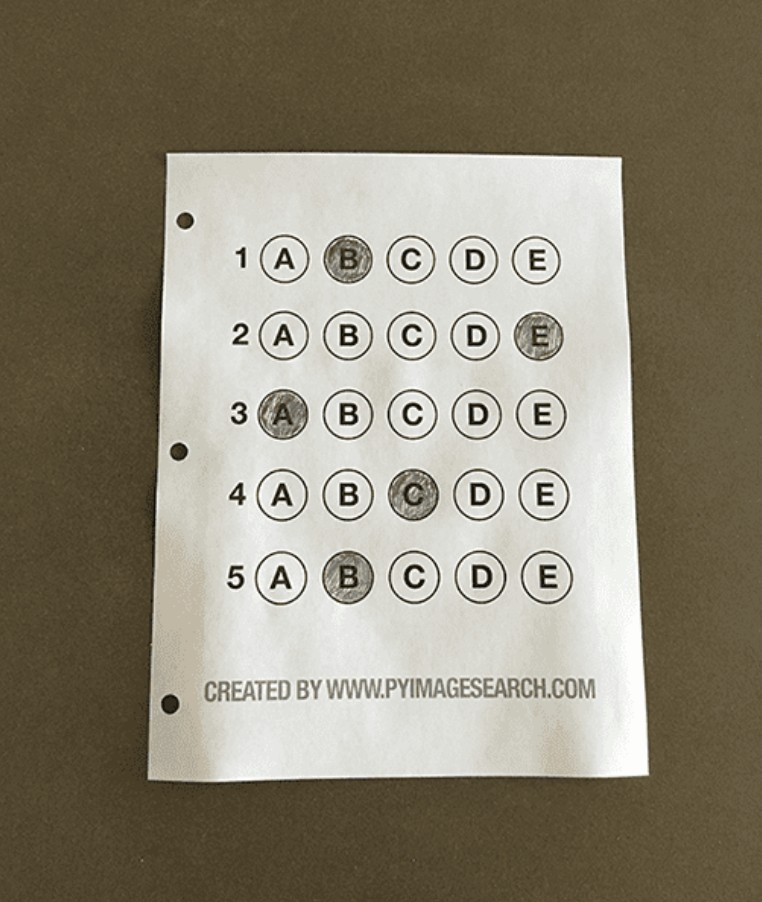
#> input picture baloncuk_test.jpg, 762 x 902 px, given in place of the camera
$ python odev_nesne_izi_surme-9k.py
#> lines starting #> are read from the running program, lines starting #| are printed output that depends on the picture; after the words box and inside, x2 and y2 are one past the last pixel; in counts of white or black regions, pixels touching at a corner belong together
import cv2
import numpy as np

cap=cv2.VideoCapture(0)

while True:
    _,frame=cap.read()
#> frame is the input picture: shape (902, 762, 3); mean B, G, R 116.2, 133.3, 140.2
    frame=cv2.flip(frame,1)
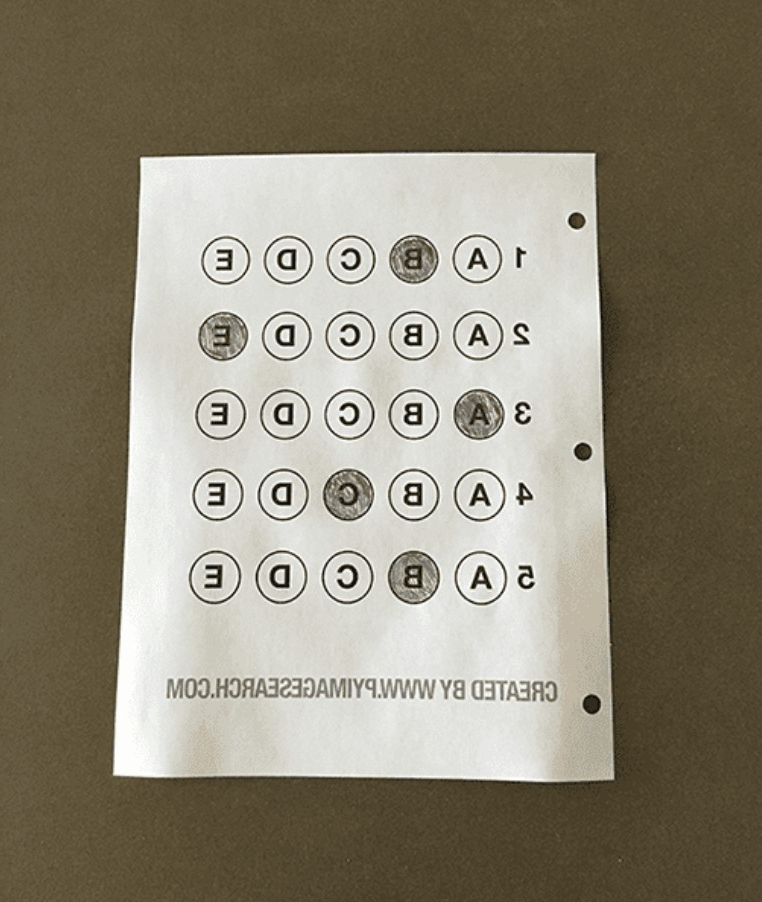
#> frame: shape (902, 762, 3); mean B, G, R 116.2, 133.3, 140.2
    hsv=cv2.cvtColor(frame,cv2.COLOR_BGR2HSV)
#> hsv: shape (902, 762, 3); mean H, S, V 24.3, 64.7, 140.4

    lower_black=np.array([0,0,0])
    upper_black=np.array([255,203,219]) #255,203,219 penbe rengi siliyor

    mask=cv2.inRange(hsv,lower_black,upper_black)
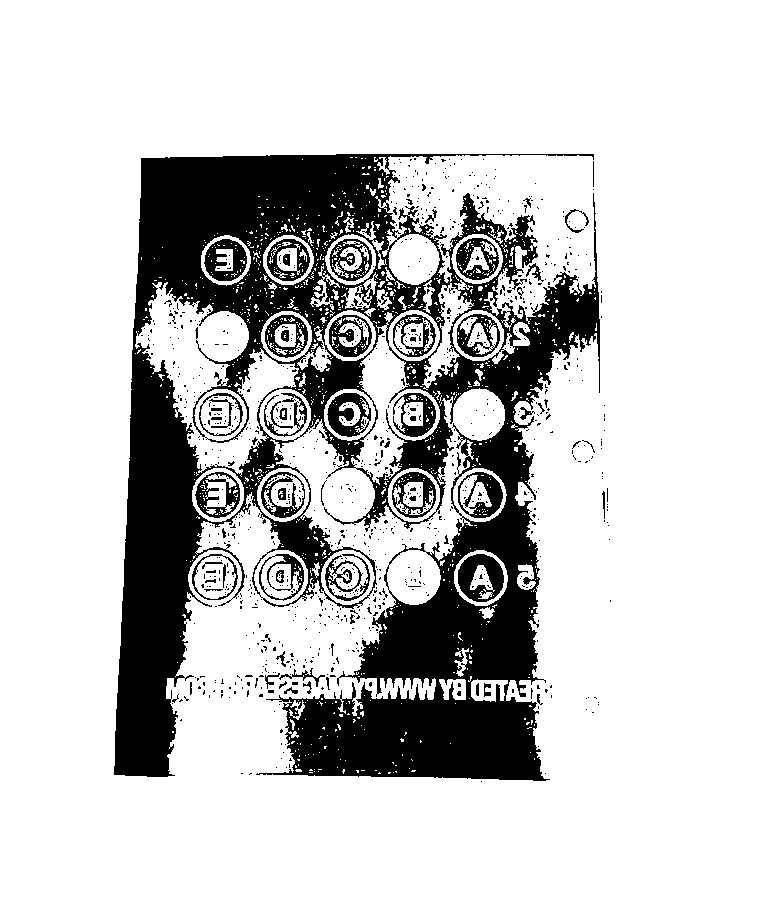
#> mask: shape (902, 762); 78.8% white; 1030 black regions (960 under 20 px), largest, box (x1, y1, x2, y2) and area: (114, 154, 600, 781) 124929, (458, 554, 504, 602) 1324, (327, 393, 371, 437) 1083
    res = cv2.bitwise_and(frame,frame,mask=mask)
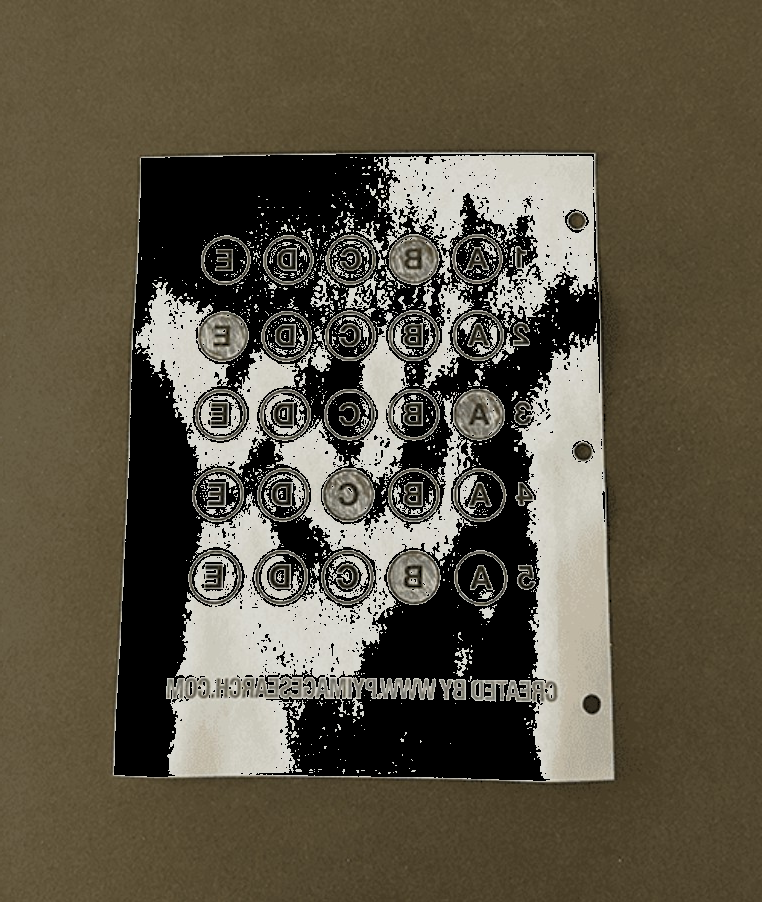
#> res: shape (902, 762, 3); mean B, G, R 69, 85, 91.9

    cv2.imshow("frame",frame)
    cv2.imshow("mask",mask)
    cv2.imshow("result",res)

    if cv2.waitKey(5) & 0xFF==ord("q"):
#> (key q is pressed here)
        break


cap.release()
cv2.destroyAllWindows()

$ run again, on 1.1 aircraft-2.jpg.jpg
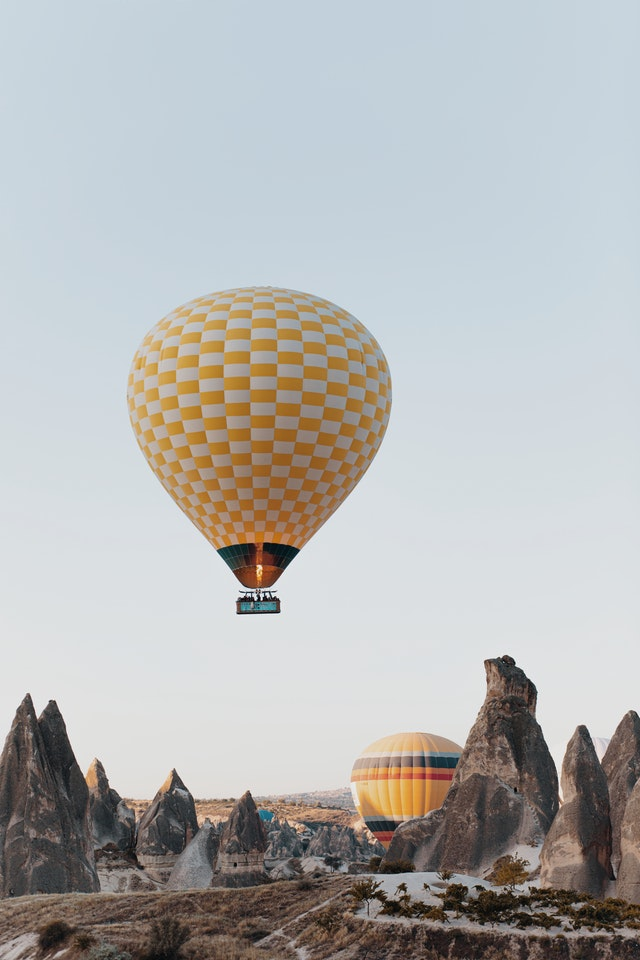
#> input picture 1.1 aircraft-2.jpg.jpg, 640 x 960 px, given in place of the camera
#> frame is the input picture: shape (960, 640, 3); mean B, G, R 179.6, 180.6, 180.1
#> hsv: shape (960, 640, 3); mean H, S, V 75.4, 33.1, 190.3
#> `mask=cv2.inRange(hsv,lower_black,upper_black)`:
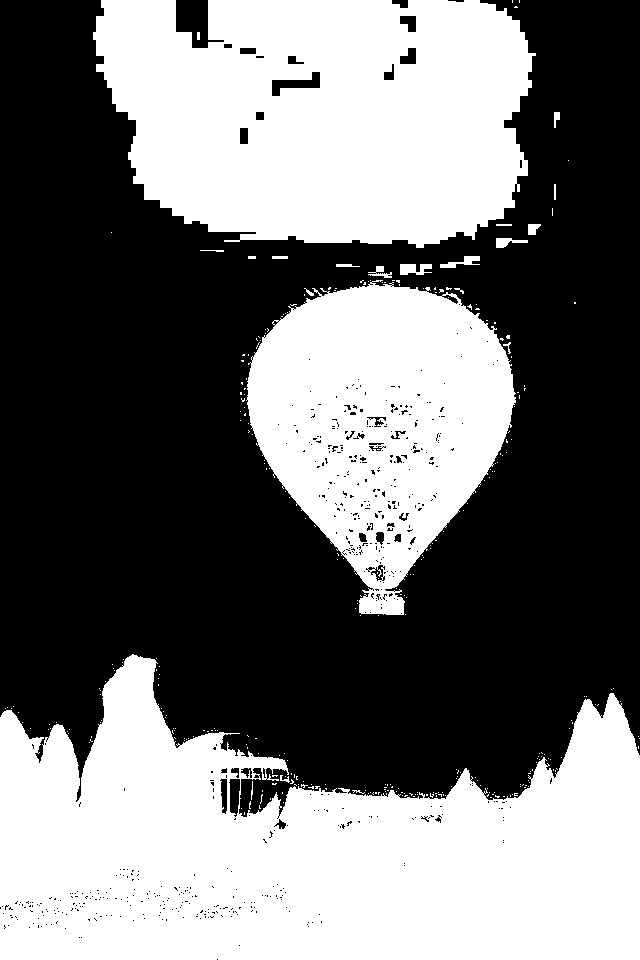
#> mask: shape (960, 640); 45.3% white; 322 white regions (300 under 20 px), largest, box (x1, y1, x2, y2) and area: (0, 654, 640, 960) 129981, (93, 0, 536, 248) 90128, (246, 280, 516, 615) 56297
#> `res = cv2.bitwise_and(frame,frame,mask=mask)`:
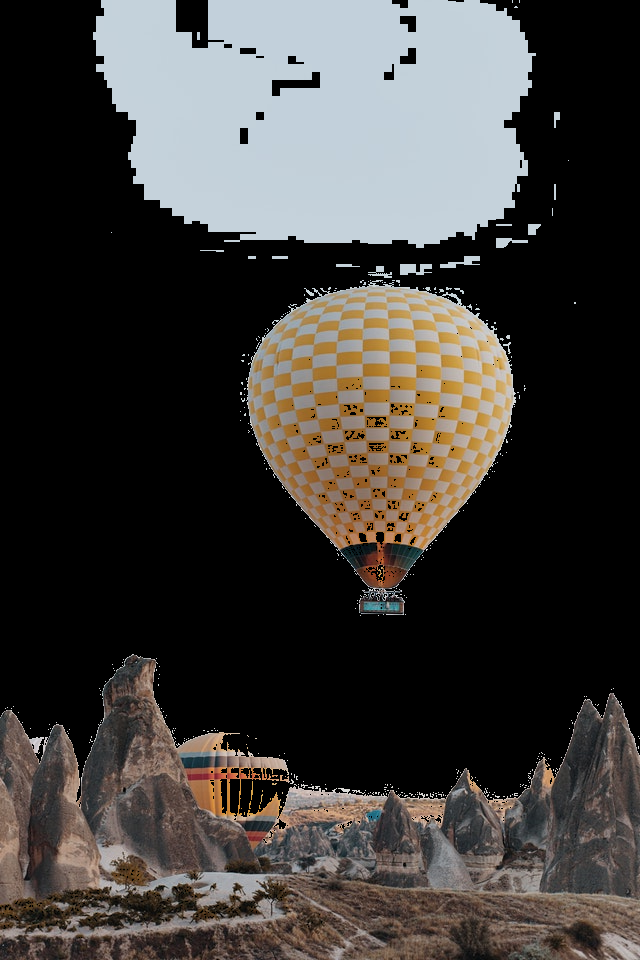
#> res: shape (960, 640, 3); mean B, G, R 58.7, 61.6, 64.6
